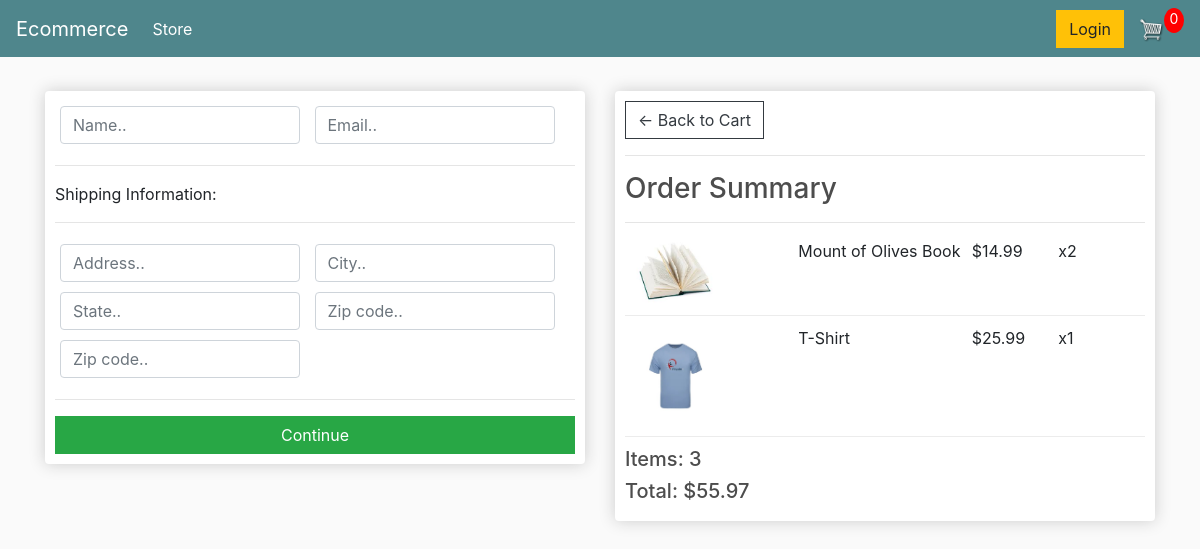
/checkout/ (signed in), run on an earlier commit of the app's database.
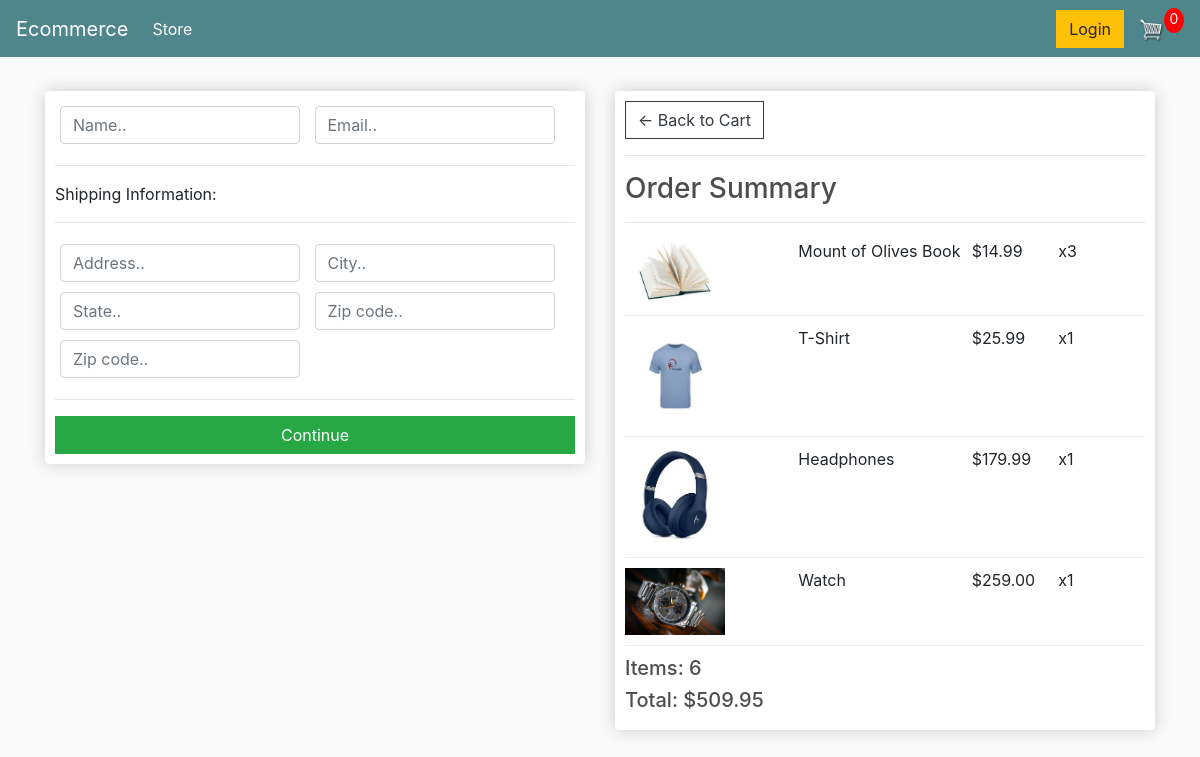
And on a later commit of the database.
### store/models.py (models this page shows, shortened)
class OrderItem(models.Model):
    product = models.ForeignKey(Product, on_delete=models.SET_NULL, null=True)
    order = models.ForeignKey(Order, on_delete=models.SET_NULL, null=True)
    quantity = models.IntegerField(default=0, null=True, blank=True)
    date_added = models.DateTimeField(auto_now_add=True)
    @property
    def get_total(self):
        return self.product.price * self.quantity

class Product(models.Model):
    name = models.CharField(max_length=200)
    price = models.FloatField()
    digital = models.BooleanField(default=False, null=True, blank=True)
    image = models.ImageField(null=True, blank=True)
    @property
    def imageURL(self):
        try:
            url = self.image.url
        except Exception:
            url = ''
        return url

class Order(models.Model):
    customer = models.ForeignKey(
        Customer, on_delete=models.SET_NULL, null=True, blank=True)
    date_ordered = models.DateTimeField(auto_now_add=True)
    complete = models.BooleanField(default=False)
    transaction_id = models.CharField(max_length=100, null=True)
    @property
    def get_cart_total(self):
        orderitems = self.orderitem_set.all()
        return sum(item.get_total for item in orderitems)
    @property
    def get_cart_items(self):
        orderitems = self.orderitem_set.all()
        return sum(item.quantity for item in orderitems)

### store/views.py (the view)
# urls.py: path('checkout/', views.checkout, name = 'checkout'),
def checkout(request):
    if request.user.is_authenticated:
        customer = request.user.customer
        order, created = Order.objects.get_or_create(customer = customer, complete = False)
        items = order.orderitem_set.all()
    else:
        items = []
        order = {'get_cart_total':0,'get_cart_items':0}
    context = {'items':items, 'order': order}
    return render(request, 'store/checkout.html',context)

### store/templates/store/checkout.html (shortened to what this page needs)
{% extends 'store/main.html' %}
{% load static %}
{% block content %}
<head>
</head>
<div class="row">
    <div class="col-lg-6">
        <div class="box-element" id="form-wrapper">
            <form id="form">
                <div id="user-info">
                    <div class="form-field">
                        <input required class="form-control" type="text" name="name" placeholder="Name..">
                    </div>
                    <div class="form-field">
                        <input required class="form-control" type="email" name="email" placeholder="Email..">
                    </div>
                </div>
                <div id="shipping-info">
                    <hr>
                    <p>Shipping Information:</p>
                    <hr>
                    <div class="form-field">
                        <input class="form-control" type="text" name="address" placeholder="Address..">
                    </div>
                    <div class="form-field">
                        <input class="form-control" type="text" name="city" placeholder="City..">
                    </div>
                    <div class="form-field">
                        <input class="form-control" type="text" name="state" placeholder="State..">
                    </div>
                    <div class="form-field">
                        <input class="form-control" type="text" name="zipcode" placeholder="Zip code..">
                    </div>
                    <div class="form-field">
                        <input class="form-control" type="text" name="country" placeholder="Zip code..">
                    </div>
                </div>
                <hr>
                <input id="form-button" class="btn btn-success btn-block" type="submit" value="Continue">
            </form>
        </div>
        <br>
    </div>
    <div class="col-lg-6">
        <div class="box-element">
            <a class="btn btn-outline-dark" href="{% url 'cart' %}">&#x2190; Back to Cart</a>
            <hr>
            <h3>Order Summary</h3>
            <hr>
            {% for item in items %}
            <div class="cart-row">
                <div style="flex:2"><img class="row-image" src="{{item.product.imageURL}}"></div>
                <div style="flex:2">
                    <p>{{item.product.name}}</p>
                </div>
                <div style="flex:1">
                    <p>${{item.product.price|floatformat:2}}</p>
                </div>
                <div style="flex:1">
                    <p>x{{item.quantity}}</p>
                </div>
            </div>
            {% endfor %}
            <h5>Items: {{order.get_cart_items}}</h5>
            <h5>Total: ${{order.get_cart_total|floatformat:2}}</h5>
        </div>
    </div>
</div>
{% endblock content %}

What changed in the data, as far as the page shows it:
changed OrderItem "Mount of Olives Book": quantity "2" → "3"
added OrderItem: product.imageURL (picture), product.name "Headphones", product.price "179.99", quantity "1"
added OrderItem: product.imageURL (picture), product.name "Watch", product.price "259.00", quantity "1"
changed through a linked row, Order: get_cart_items "3" → "6"; get_cart_total "55.97" → "509.95"
